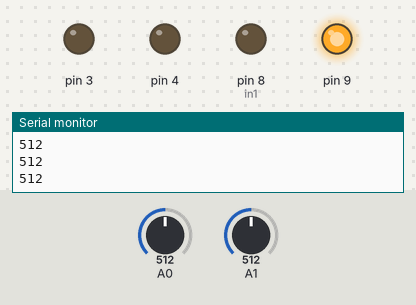
A sketch run on a simulated Arduino Uno, built with avr-gcc and run on an emulated ATmega328P. On the bench: output pins drawn as LEDs (lit = HIGH), the last lines printed to the serial monitor. Inputs (shaded band) come from the test bench; at power-on: A0 = 512, A1 = 512.

Above: at 1.2 s.
1.3 s: A0 set to 607
2.8 s: A0 set to 635
At 3.5 s:
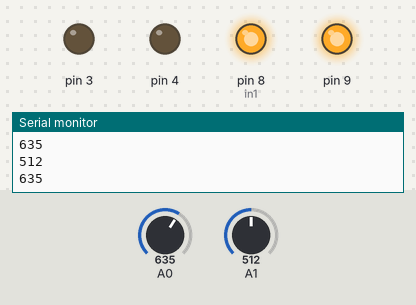
4.5 s: A0 set to 511
At 6.0 s:
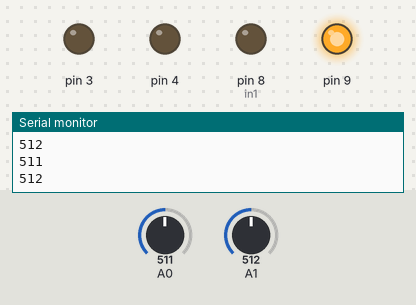
6.3 s: A0 set to 716
At 7.8 s:
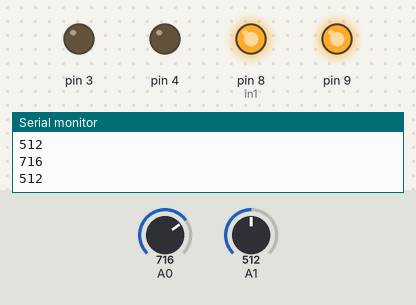
Timing chart, 0 to 9.1 s (numbered marks = the images above; inputs shaded):
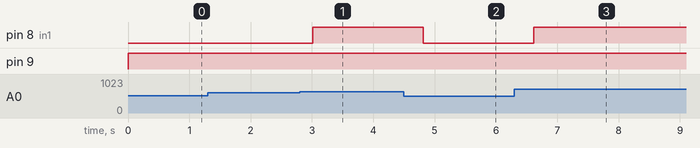

Measured:
- the behaviour switches between 617 and 618 on A0 (found by bisection; images 0 and 1)
- after the input at 2.8 s, pin 8 (in1): LOW → HIGH after 0.21 s
- after the input at 4.5 s, pin 8 (in1): HIGH → LOW after 0.31 s
- after the input at 6.3 s, pin 8 (in1): LOW → HIGH after 0.32 s

The sketch:

CODE.ino
```cpp
char A;
char B;
int in1= 8;
int sensorValueA;
int sensorValueB;
// the setup routine runs once when you press reset:
void setup()
{
  pinMode(3,OUTPUT);
  pinMode(4,OUTPUT);
  pinMode(9,OUTPUT);
  pinMode(8,OUTPUT);


  // initialize serial communication at 9600 bits per second:
  Serial.begin(9600);

}

// the loop routine runs over and over again forever:
void loop() {

  digitalWrite(9,HIGH);
  // read the input on analog pin 0:
   sensorValueA = analogRead(A0);
  if (Serial.available())
  {
    A= Serial.available();
    }

  // print out the value you read:
  Serial.println( sensorValueA);

  delay(100);

sensorValueB = analogRead(A1);
if (Serial.available())
{
  A= Serial.available();
  }
  Serial.println(sensorValueB);

  delay(100);


if(sensorValueA<="300" && sensorValueB<= "300")
{
digitalWrite(in1,LOW);

}
 else if (sensorValueA>"300" && sensorValueB<= "300")
{
digitalWrite(in1,HIGH);

 }
 }
```
